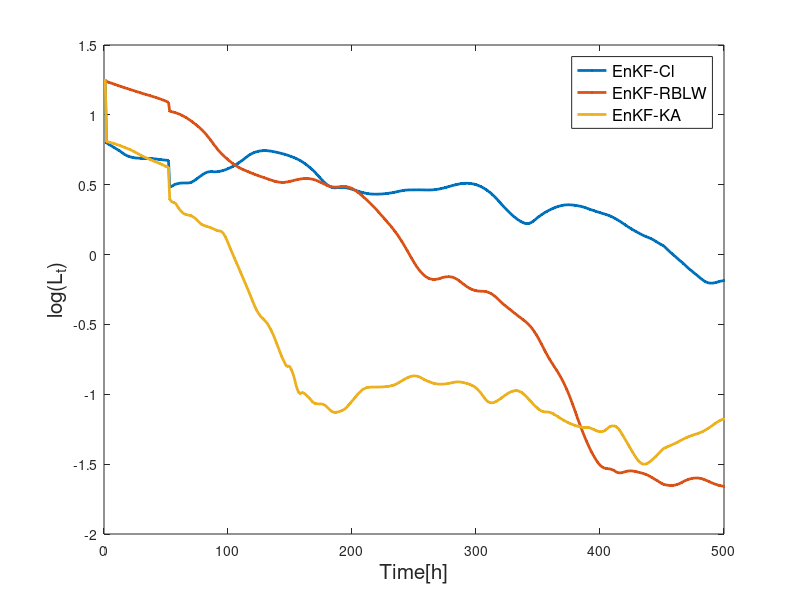
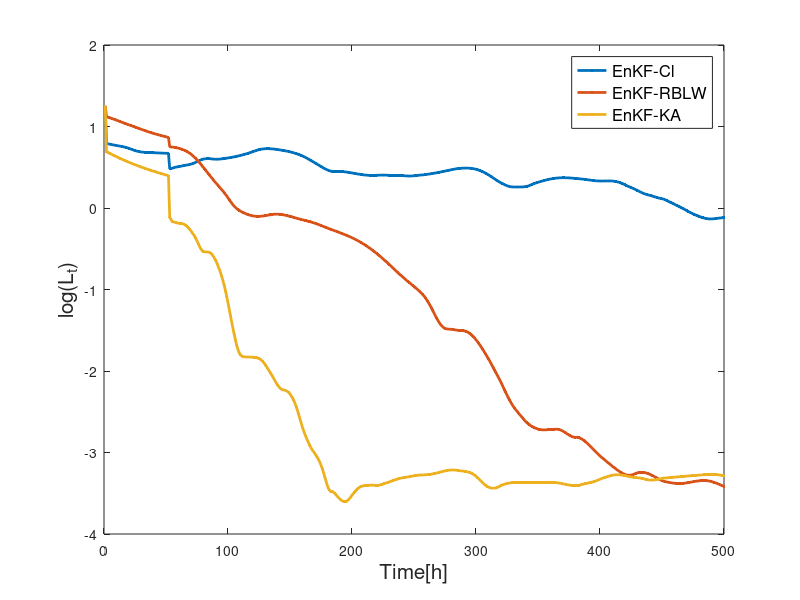
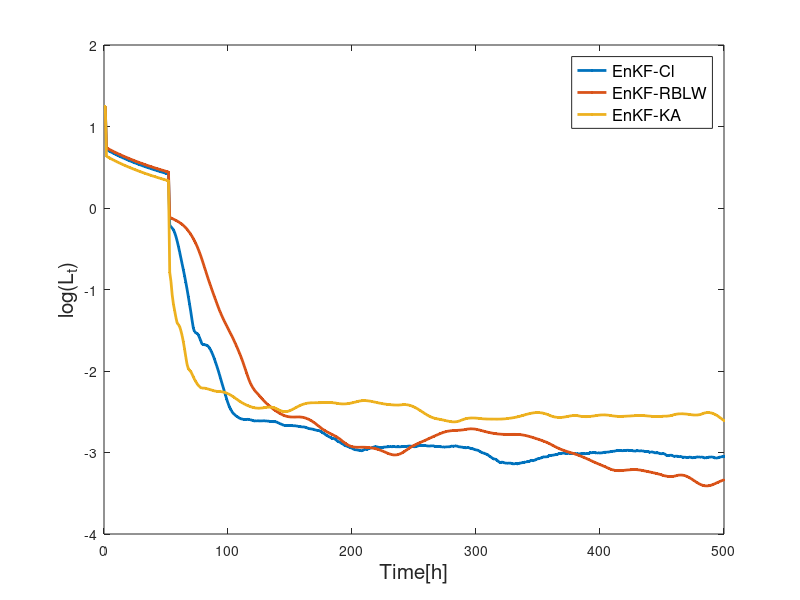
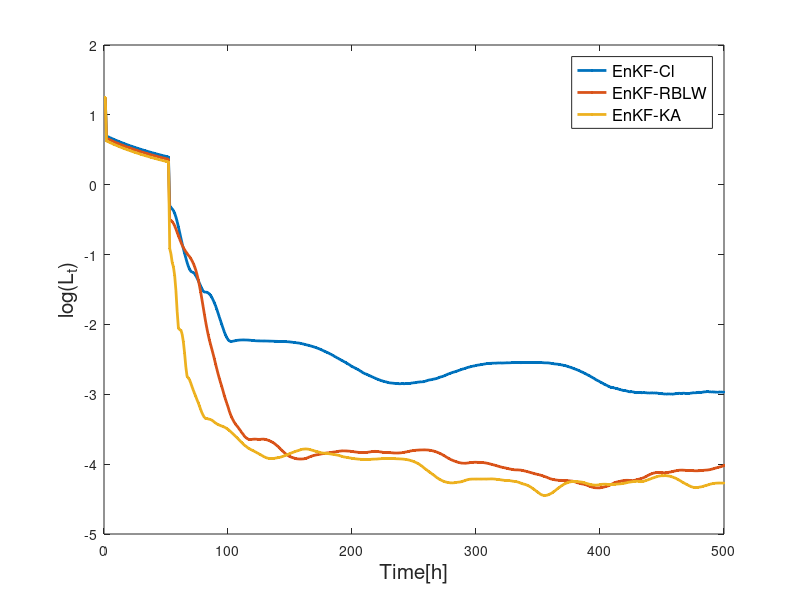

Write the MATLAB code that produced these figures, in order.
close all
load error_EnKF_KA.mat
load error_Ledoid.mat
load error_Schur.mat

for Nm=[1 2]
    Nm_opt=[50 75];
    for freq=[1]
        freq_opt=[1];
        for Nen=1:2
            Nen_opt=[20 40];
            fig=figure;
            %if Nm==2 && Nen==1
            %subplot(2,2,3)    
           % else
            %subplot(2,2,Nm*Nen)
            %end
            a=squeeze((mean(error_Schur(Nm,freq,Nen,:,:),5)));
            [~,kk1]=max(a);
            plot([1.25;log10(movmean(squeeze((mean(error_Schur(Nm,freq,Nen,kk1,:),4))),100))],'Marker','.','LineWidth',2)
            hold on
            a=squeeze((mean(error_Ledoid(Nm,freq,Nen,:,:),5)));
            [~,kk2]=max(a);
            plot([1.25;log10(movmean(squeeze((mean(error_Ledoid(Nm,freq,Nen,kk2,:),4))),100))],'Marker','.','LineWidth',2)
            a=squeeze((mean(error_EnKF_KA(Nm,freq,Nen,:,:),5)));
            [~,kk3]=min(a);
            plot([1.25;log10(movmean(squeeze((mean(error_EnKF_KA(Nm,freq,Nen,kk3,:),4))),100))],'Marker','.','LineWidth',2)
            legend({'EnKF-Cl','EnKF-RBLW','EnKF-KA'},'FontSize',12)
            ylabel('log(L_t)','FontSize',15)
            xlabel('Time[h]','FontSize',15)
            titulo=['N= ',num2str(Nen_opt(Nen)),', \delta','t= ',num2str(freq_opt(freq)),' h',', s= ',num2str(Nm_opt(Nm)/100)];
%             title(titulo)
            figmat=(['N_',num2str(Nen_opt(Nen)),'_Observed_states_',num2str(Nm_opt(Nm)),'_Observation_',num2str(freq_opt(freq))]);
            RMSE_KA=mean(sqrt(sum(error_EnKF_KA(Nm,freq,Nen,kk3,:).^2,5)/1500));
            RMSE_Ledoid=mean(sqrt(sum(error_Ledoid(Nm,freq,Nen,:,:).^2,5)/1500));
            RMSE_Schur=mean(sqrt(sum(error_Schur(Nm,freq,Nen,:,:).^2,5)/1500));
            disp([titulo,' KA= ',num2str(RMSE_KA),' Ledoid= ',num2str(RMSE_Ledoid),' CL= ',num2str(RMSE_Schur)])
            saveas(fig,figmat,'epsc')
        end
    end
end